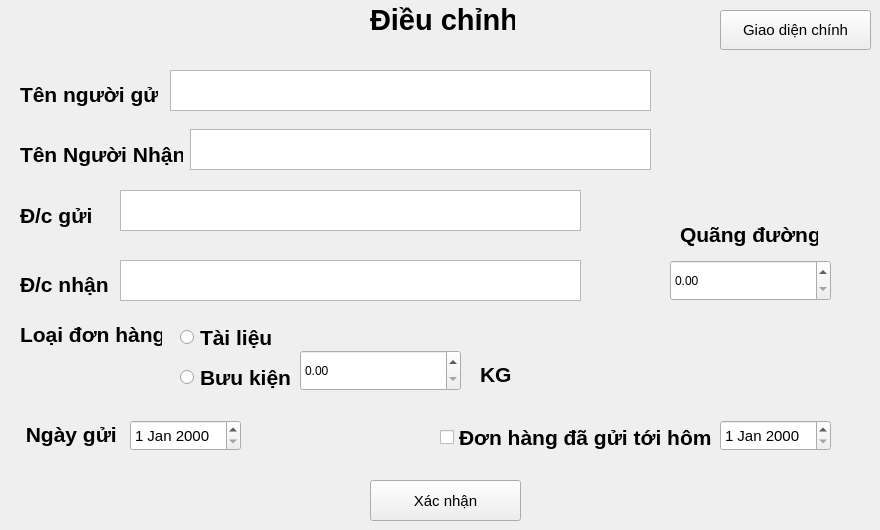
    <widget class="QWidget" name="page_2">
     <widget class="QPushButton" name="pushButtonXacNhanThemDon_2">
      <property name="geometry">
       <rect>
        <x>370</x>
        <y>480</y>
        <width>151</width>
        <height>41</height>
       </rect>
      </property>
      <property name="font">
       <font>
        <pointsize>11</pointsize>
       </font>
      </property>
      <property name="text">
       <string>Xác nhận</string>
      </property>
     </widget>
     <widget class="QLabel" name="label_7">
      <property name="geometry">
       <rect>
        <x>20</x>
        <y>420</y>
        <width>97</width>
        <height>28</height>
       </rect>
      </property>
      <property name="font">
       <font>
        <pointsize>16</pointsize>
        <bold>true</bold>
       </font>
      </property>
      <property name="text">
       <string> Ngày gửi</string>
      </property>
     </widget>
     <widget class="QCheckBox" name="checkBoxDenChua_2">
      <property name="geometry">
       <rect>
        <x>440</x>
        <y>420</y>
        <width>275</width>
        <height>34</height>
       </rect>
      </property>
      <property name="font">
       <font>
        <pointsize>16</pointsize>
        <bold>true</bold>
       </font>
      </property>
      <property name="text">
       <string>Đơn hàng đã gửi tới hôm</string>
      </property>
     </widget>
     <widget class="QLabel" name="label_9">
      <property name="geometry">
       <rect>
        <x>20</x>
        <y>320</y>
        <width>142</width>
        <height>28</height>
       </rect>
      </property>
      <property name="font">
       <font>
        <pointsize>16</pointsize>
        <bold>true</bold>
       </font>
      </property>
      <property name="text">
       <string>Loại đơn hàng</string>
      </property>
     </widget>
     <widget class="QTextEdit" name="textEditTenNguoiNhan_2">
      <property name="geometry">
       <rect>
        <x>190</x>
        <y>129</y>
        <width>461</width>
        <height>41</height>
       </rect>
      </property>
      <property name="font">
       <font>
        <pointsize>14</pointsize>
       </font>
      </property>
     </widget>
     <widget class="QLabel" name="label_10">
      <property name="geometry">
       <rect>
        <x>480</x>
        <y>360</y>
        <width>52</width>
        <height>28</height>
       </rect>
      </property>
      <property name="font">
       <font>
        <pointsize>16</pointsize>
        <bold>true</bold>
       </font>
      </property>
      <property name="text">
       <string>KG</string>
      </property>
     </widget>
     <widget class="QDoubleSpinBox" name="doubleSpinBoxCanNang_2">
      <property name="geometry">
       <rect>
        <x>300</x>
        <y>350</y>
        <width>161</width>
        <height>41</height>
       </rect>
      </property>
     </widget>
     <widget class="QLabel" name="label_29">
      <property name="geometry">
       <rect>
        <x>20</x>
        <y>140</y>
        <width>163</width>
        <height>28</height>
       </rect>
      </property>
      <property name="font">
       <font>
        <pointsize>16</pointsize>
        <bold>true</bold>
       </font>
      </property>
      <property name="text">
       <string>Tên Người Nhận</string>
      </property>
     </widget>
     <widget class="QDoubleSpinBox" name="doubleSpinBoxQuangDuong_2">
      <property name="geometry">
       <rect>
        <x>670</x>
        <y>260</y>
        <width>161</width>
        <height>41</height>
       </rect>
      </property>
     </widget>
     <widget class="QRadioButton" name="radioButtonBuuKien_2">
      <property name="geometry">
       <rect>
        <x>180</x>
        <y>360</y>
        <width>113</width>
        <height>34</height>
       </rect>
      </property>
      <property name="font">
       <font>
        <pointsize>16</pointsize>
        <bold>true</bold>
       </font>
      </property>
      <property name="text">
       <string>Bưu kiện</string>
      </property>
     </widget>
     <widget class="QLabel" name="label0_7">
      <property name="geometry">
       <rect>
        <x>370</x>
        <y>0</y>
        <width>145</width>
        <height>39</height>
       </rect>
      </property>
      <property name="font">
       <font>
        <family>Segoe UI</family>
        <pointsize>22</pointsize>
        <bold>true</bold>
       </font>
      </property>
      <property name="autoFillBackground">
       <bool>false</bool>
      </property>
      <property name="text">
       <string>Điều chỉnh</string>
      </property>
     </widget>
     <widget class="QLabel" name="label_17">
      <property name="geometry">
       <rect>
        <x>20</x>
        <y>201</y>
        <width>73</width>
        <height>28</height>
       </rect>
      </property>
      <property name="font">
       <font>
        <pointsize>16</pointsize>
        <bold>true</bold>
       </font>
      </property>
      <property name="text">
       <string>Đ/c gửi</string>
      </property>
     </widget>
     <widget class="QDateEdit" name="dateEditNgayGui_2">
      <property name="geometry">
       <rect>
        <x>130</x>
        <y>420</y>
        <width>111</width>
        <height>31</height>
       </rect>
      </property>
      <property name="font">
       <font>
        <pointsize>11</pointsize>
       </font>
      </property>
     </widget>
     <widget class="QLabel" name="label_30">
      <property name="geometry">
       <rect>
        <x>20</x>
        <y>80</y>
        <width>138</width>
        <height>28</height>
       </rect>
      </property>
      <property name="font">
       <font>
        <pointsize>16</pointsize>
        <bold>true</bold>
       </font>
      </property>
      <property name="text">
       <string>Tên người gửi</string>
      </property>
     </widget>
     <widget class="QDateEdit" name="dateEditNgayNhan_2">
      <property name="geometry">
       <rect>
        <x>720</x>
        <y>420</y>
        <width>111</width>
        <height>31</height>
       </rect>
      </property>
      <property name="font">
       <font>
        <pointsize>11</pointsize>
       </font>
      </property>
     </widget>
     <widget class="QTextEdit" name="textEditDiaChiGui_2">
      <property name="geometry">
       <rect>
        <x>120</x>
        <y>190</y>
        <width>461</width>
        <height>41</height>
       </rect>
      </property>
      <property name="font">
       <font>
        <pointsize>14</pointsize>
       </font>
      </property>
     </widget>
     <widget class="QPushButton" name="pushButtonVeGDCPageDieuChinh_2">
      <property name="geometry">
       <rect>
        <x>720</x>
        <y>10</y>
        <width>151</width>
        <height>40</height>
       </rect>
      </property>
      <property name="font">
       <font>
        <pointsize>11</pointsize>
        <bold>false</bold>
       </font>
      </property>
      <property name="text">
       <string>Giao diện chính</string>
      </property>
     </widget>
     <widget class="QTextEdit" name="textEditDiaChiNhan_2">
      <property name="geometry">
       <rect>
        <x>120</x>
        <y>260</y>
        <width>461</width>
        <height>41</height>
       </rect>
      </property>
      <property name="font">
       <font>
        <pointsize>14</pointsize>
       </font>
      </property>
     </widget>
     <widget class="QLabel" name="label_18">
      <property name="geometry">
       <rect>
        <x>20</x>
        <y>270</y>
        <width>90</width>
        <height>28</height>
       </rect>
      </property>
      <property name="font">
       <font>
        <pointsize>16</pointsize>
        <bold>true</bold>
       </font>
      </property>
      <property name="text">
       <string>Đ/c nhận</string>
      </property>
     </widget>
     <widget class="QTextEdit" name="textEditTenNguoiGui_2">
      <property name="geometry">
       <rect>
        <x>170</x>
        <y>70</y>
        <width>481</width>
        <height>41</height>
       </rect>
      </property>
      <property name="font">
       <font>
        <pointsize>14</pointsize>
       </font>
      </property>
     </widget>
     <widget class="QLabel" name="label_19">
      <property name="geometry">
       <rect>
        <x>680</x>
        <y>220</y>
        <width>138</width>
        <height>28</height>
       </rect>
      </property>
      <property name="font">
       <font>
        <pointsize>16</pointsize>
        <bold>true</bold>
       </font>
      </property>
      <property name="text">
       <string>Quãng đường</string>
      </property>
     </widget>
     <widget class="QRadioButton" name="radioButtonTaiLieu_2">
      <property name="geometry">
       <rect>
        <x>180</x>
        <y>320</y>
        <width>94</width>
        <height>34</height>
       </rect>
      </property>
      <property name="font">
       <font>
        <pointsize>16</pointsize>
        <bold>true</bold>
       </font>
      </property>
      <property name="text">
       <string>Tài liệu</string>
      </property>
     </widget>
    </widget>
